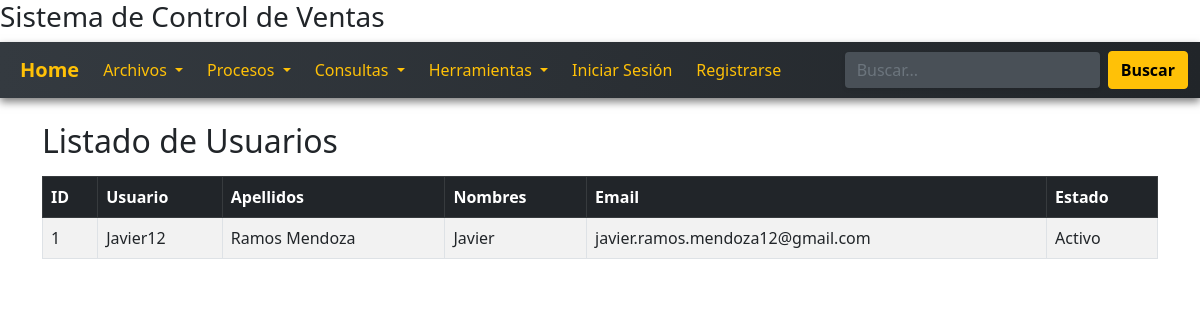
The page /vista/usuario/listado.php on the database its author committed.
### tables this page shows
CREATE TABLE `usuarios` (
  `idusuario` int(11) NOT NULL,
  `nomusuario` varchar(15) DEFAULT NULL,
  `password` varchar(255) DEFAULT NULL,
  `apellidos` varchar(64) DEFAULT NULL,
  `nombres` varchar(64) DEFAULT NULL,
  `email` varchar(64) DEFAULT NULL,
  `estado` char(1) DEFAULT NULL
);

### includes/db.php (called while the page is built, shortened)
<?php
class DBConection{
public function conectar(){
    try {
        $pdo = new PDO("mysql:host=" .DBHOST. ";dbname=" .DBNAME. ";charset=utf8", DBUSER, DBPASS);
        $pdo->setAttribute(PDO::ATTR_ERRMODE, PDO::ERRMODE_EXCEPTION);
        return $pdo;
    } catch (PDOException $e) {
        echo "Error en la conexión: " . $e->getMessage();
    }
}
}
?>

### controlador/usuarioController.php (called while the page is built, shortened)
<?php
include_once __DIR__ . '/../modelo/usuario.php';
class UsuarioController {
    private $modelo;
    public function __construct() {
        $this->modelo = new Usuario();
    }
public function listarUsuarios() {
    return $this->modelo->obtenerTodos();
}
}

### modelo/usuario.php (called while the page is built, shortened)
<?php
include_once __DIR__ . '/../includes/db.php';
class Usuario {
    private $pdo;
    public function __construct() {
        $db = new DBConection();
        $this->pdo = $db->conectar();
    }
    public function obtenerTodos() {
    $sql = "SELECT idusuario, nomusuario, apellidos, nombres, email, estado FROM usuarios";
    $stmt = $this->pdo->query($sql);
    return $stmt->fetchAll(PDO::FETCH_ASSOC);
}
}

### vista/usuario/listado.php (the view)
<?php
require_once $_SERVER['DOCUMENT_ROOT'] . "/sisventas/controlador/UsuarioController.php";
include_once $_SERVER['DOCUMENT_ROOT'] . "/sisventas/vista/layout/header.php";
$ctrl = new UsuarioController();
$usuarios = $ctrl->listarUsuarios();
?>
<div class="container mt-4">
    <h2>Listado de Usuarios</h2>
    <table class="table table-bordered table-striped mt-3">
        <thead class="table-dark">
            <tr>
                <th>ID</th>
                <th>Usuario</th>
                <th>Apellidos</th>
                <th>Nombres</th>
                <th>Email</th>
                <th>Estado</th>
            </tr>
        </thead>
        <tbody>
            <?php foreach ($usuarios as $u): ?>
                <tr>
                    <td><?= htmlspecialchars($u['idusuario']) ?></td>
                    <td><?= htmlspecialchars($u['nomusuario']) ?></td>
                    <td><?= htmlspecialchars($u['apellidos']) ?></td>
                    <td><?= htmlspecialchars($u['nombres']) ?></td>
                    <td><?= htmlspecialchars($u['email']) ?></td>
                    <td><?= ($u['estado'] === 'A') ? 'Activo' : 'Inactivo' ?></td>
                </tr>
            <?php endforeach; ?>
        </tbody>
    </table>
</div>
<?php include_once $_SERVER['DOCUMENT_ROOT'] . "/sisventas/vista/layout/footer.php"; ?>

### rows shown on the page
usuarios: idusuario "1", nomusuario "Javier12", apellidos "Ramos Mendoza", nombres "Javier", email "javier.ramos.mendoza12@gmail.com", estado "Activo"
